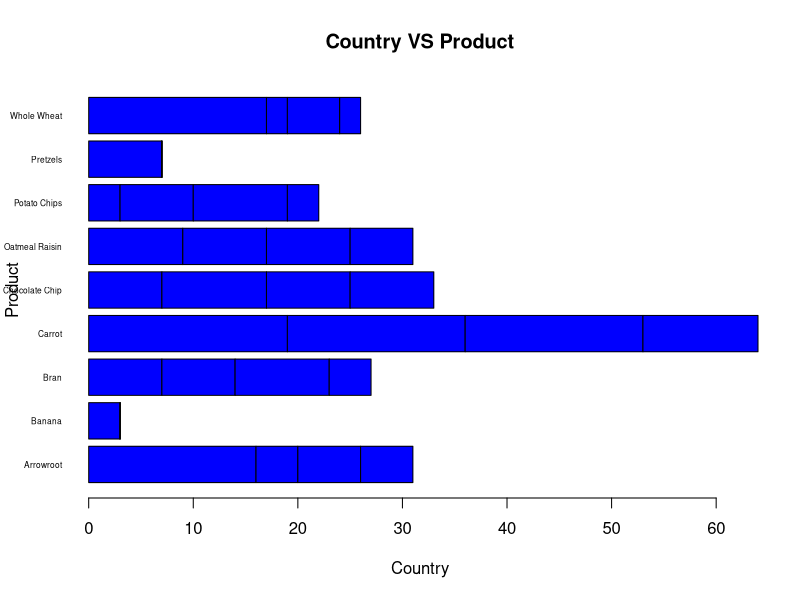
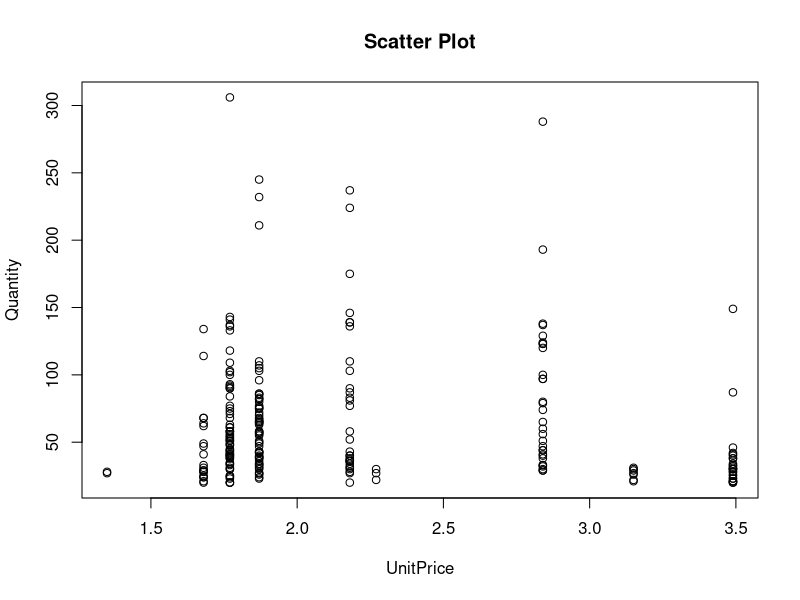
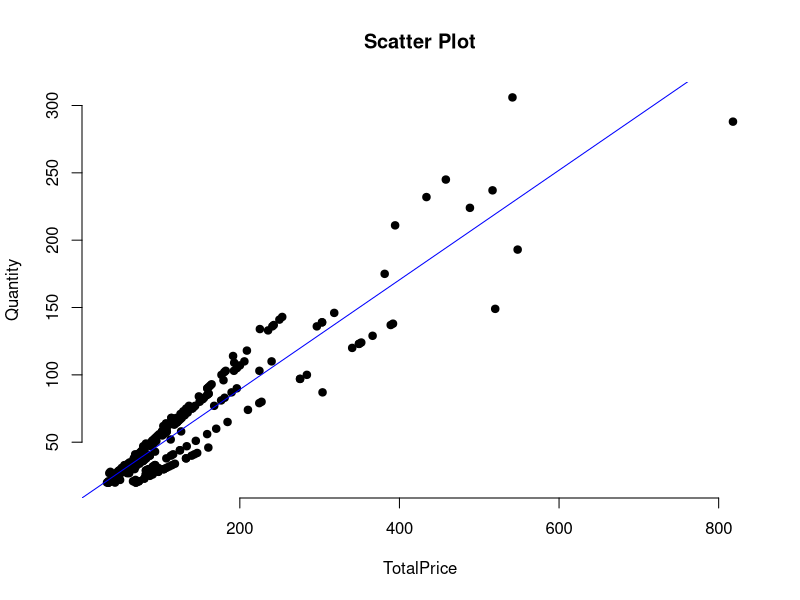
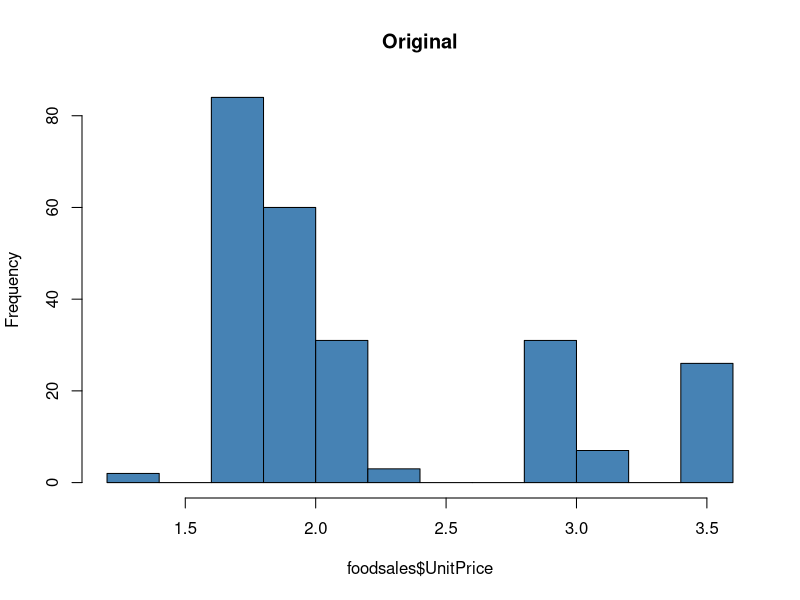
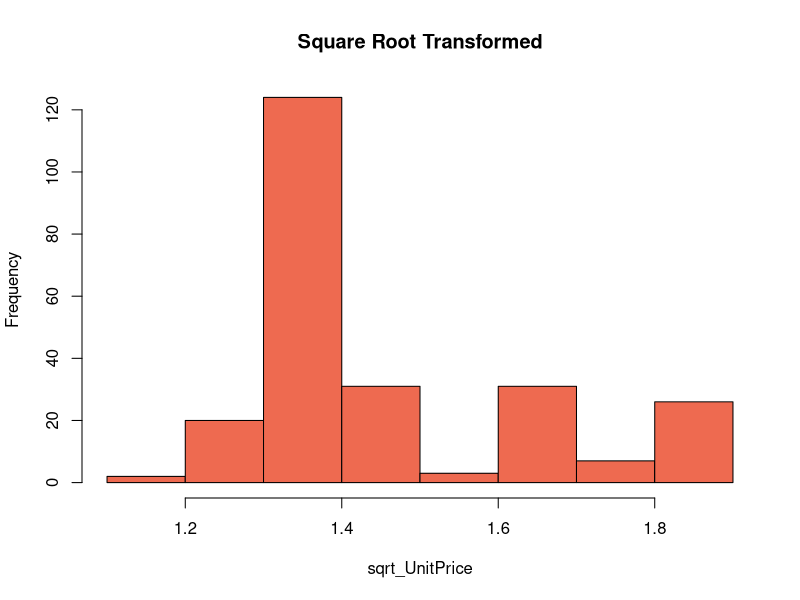

Here is the R script that generated these plots, in order:
## ---- chunk 1
foodsales <- read.csv("foodsales.csv")
head(foodsales)
## ---- chunk 2
freq <- table(foodsales$City)
head(freq)
## ---- chunk 3
freq <- table(foodsales$Product,foodsales$Category)
head(freq)
## ---- chunk 4
freq <- table(foodsales$OrderDate,foodsales$Category,foodsales$Product)
head(freq)
## ---- chunk 5
freq <- table(foodsales$City,foodsales$Product)
barplot(freq,main="Country VS Product",xlab="Country",ylab="Product",horiz=TRUE,col="blue",las=1,cex.names=0.5)
## ---- chunk 6
summary(foodsales)
## ---- chunk 7
mean(foodsales$TotalPrice)
median(foodsales$TotalPrice)
sd(foodsales$TotalPrice)
range(foodsales$TotalPrice)
## ---- chunk 8
require(e1071)
skewness(foodsales$TotalPrice)
kurtosis(foodsales$TotalPrice)
## ---- chunk 9
plot(foodsales$Quantity~foodsales$UnitPrice,main="Scatter Plot",xlab="UnitPrice",ylab="Quantity",col="Black",type="p")
## ---- chunk 10
plot(foodsales$Quantity~foodsales$TotalPrice,main="Scatter Plot",xlab="TotalPrice",ylab="Quantity",pch=19,frame=FALSE)
abline(lm(Quantity~TotalPrice,data=foodsales),col="blue")
## ---- chunk 11
sqrt_UnitPrice<- sqrt(foodsales$UnitPrice)
hist(foodsales$UnitPrice,col="Steel blue",main="Original")
## ---- chunk 12
hist(sqrt_UnitPrice,col="coral2",main="Square Root Transformed")
